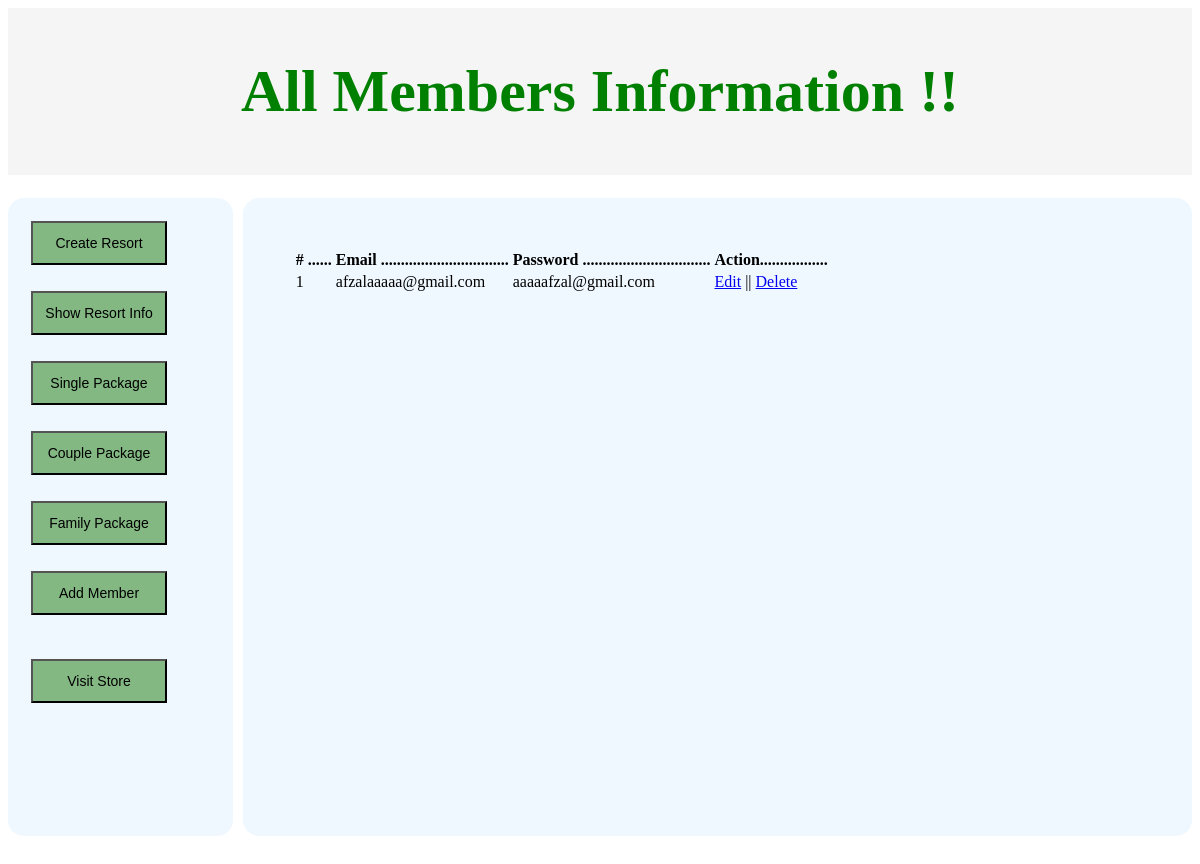
Screenshot of /resort/all_member.php with the database file from the repository.
### tables this page shows
CREATE TABLE `add_member` (
  `Id` int(255) NOT NULL,
  `Admin_Email` varchar(255) NOT NULL,
  `Admin_Password` varchar(255) NOT NULL
);

### resort/all_member.php (the view, shortened to what this page needs)
<!DOCTYPE html>
<html lang="en">
<head>
    <link rel="stylesheet" href="./save_data.css">
</head>
<body>
    <div class="welcome_page">
    <h1>All Members Information !!</h1>
    </div>
</body>
</html>
<div class="main_div">
    <div class="form_section">
        <form action="create_resort.php" method="POST">
            <input type="submit" name="create_resort" value="Create Resort">
        </form>
        <form action="save_data.php" method="POST">
            <input type="submit" name="show_resort_data" value="Show Resort Info">
        </form>
        <form action="" method="">
            <input type="submit" name="reate_resort" value="Single Package">
        </form>
        <form action="" method="">
            <input type="submit" name="how_resort_data" value="Couple Package">
        </form>
        <form action="" method="">
            <input type="submit" name="how_resort_data" value="Family Package">
        </form><form class="add_member" action="add_member.php" method="POST">
            <input type="submit" name="add_member" value="Add Member">
        </form><br>
        <form class="visit" action="index.php" method="POST">
            <input type="submit" name="how_resort_data" value="Visit Store">
        </form>
    </div>
    <div class="main_data">
        <?php
            $db_connection = mysqli_connect("localhost","root","","crud");
                $query = "SELECT * FROM `add_member`";
                $concat = mysqli_query($db_connection,$query);
            $count = mysqli_num_rows($concat);
            if ($count > 0 ){
        ?>
        <table class="table">
            <thead class="thead-dark">
                <tr>
                    <th># ......</th>
                    <th>Email ................................</th>
                    <th>Password ................................</th>
                    <th>Action.................</th>
                </tr>
            </thead>
        <?php
        $serial_number = 0;
                while($row = mysqli_fetch_assoc($concat)){
                    $id = $row["Id"];
                    $mail = $row["Admin_Email"];
                    $password = $row["Admin_Password"];
                    $serial_number++;
        ?>
            <tbody>
                <tr>
                    <td><?php echo "$serial_number"?>
                    <td><?php echo $mail?></td>
                    <td><?php echo  $password?></td>
                    <td><a href="edit_all_member.php?edit=<?php echo $id;?>">Edit</a> ||
                    <a onclick="return confirm('Are you sure??')" href="delete_all_member.php?id=<?php echo $id;?>">Delete</a></td>
                </tr>
            </tbody>
        <?php
                }
        ?>
        </table>
        <?php
            }
            else{
                echo "You don't have any data!!";
            }
        ?>
    </div>
</div>

### resort/save_data.css (style rules this page uses)
.welcome_page { color: blanchedalmond; font-size: 30px; padding: 9px; text-align: center; color: green; background: whitesmoke; }
.main_div { display: flex; }
.form_section { margin-top: 23px; padding: 10px; margin-bottom: 23px; background: aliceblue; width: 246px; height: 618px; border-radius: 16px; }
form { padding: 13px; }
.form_section form input { width: 136px; padding: 12px; background: rgb(131, 184, 131); font-size: 14px; border-radius: 3px solid rgb(106, 139, 106) ; cursor: pointer; }
.main_data { margin-top: 23px; padding: 10px; margin-bottom: 23px; background: aliceblue; width: 1116px; margin-left: 10px; border-radius: 16px; }
.table { margin-top: 40px; margin-left: 40px; }

### rows the page displays
add_member: Admin_Email "afzalaaaaa@gmail.com", Admin_Password "aaaaafzal@gmail.com"
